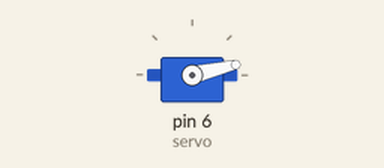
A sketch run on a simulated Arduino Uno, built with avr-gcc and run on an emulated ATmega328P. Parts: servo.

Above: at 0.05 s.
At 1.25 s:
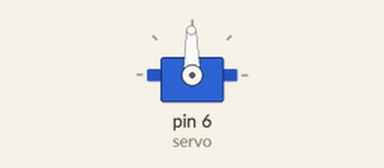
At 2.45 s:
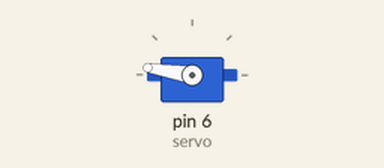
At 4.9 s:
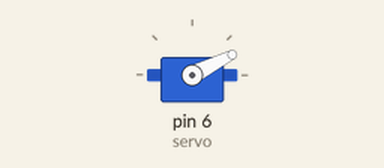
Timing chart, 0 to 6.7 s (numbered marks = the images above):
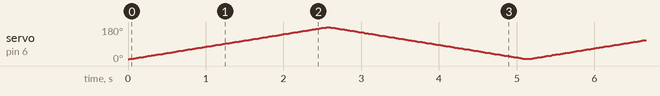

The sketch:

servo.ino
```cpp
#include <Servo.h>
/*
 * Program to test the servo of the sg90
 * used libary
 *
 * Brown wire = GND
 * Red Wire = +5V
 * Yellow = Control
 */

int angle = 10;

Servo servo; // Object of the servo library

void setup() {
  servo.attach(6); // Attach to D6
  servo.write(angle); // Center the servo
}

void loop() {
  // scan from 0 to 180 degrees
  for(angle = 10; angle < 180; angle++)
  {
    servo.write(angle);
    delay(15);
  }
  // now scan back from 180 to 0 degrees
  for(angle = 180; angle > 10; angle--)
  {
    servo.write(angle);
    delay(15);
  }

}
```
